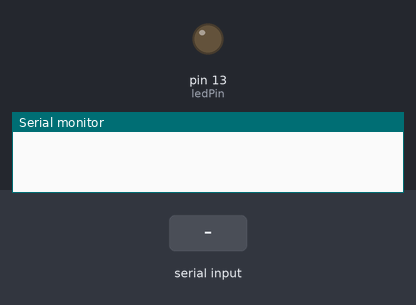
The sketch below on a simulated Arduino Uno, built with avr-gcc and run on an emulated ATmega328P. Parts: output pins drawn as LEDs (lit = HIGH), the last lines printed to the serial monitor. Inputs (shaded band) come from the test bench.

Above: at 1.2 s.
1.3 s: "H" received over the second serial link
At 1.9 s:
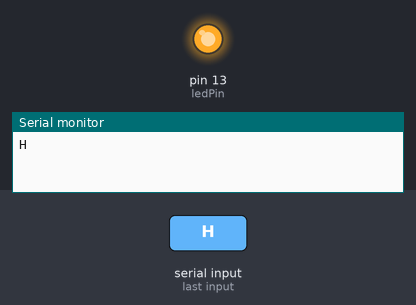
2.8 s: "L" received over the second serial link
At 3.1 s:
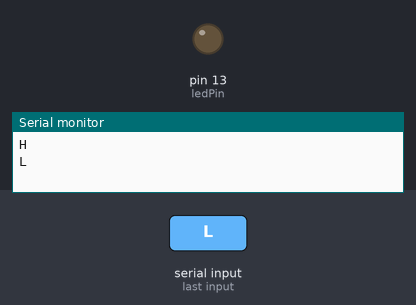
Timing chart, 0 to 5.8 s (numbered marks = the images above; inputs shaded):
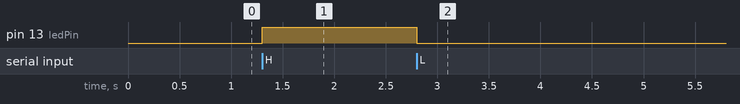

Measured:
- after the input at 1.3 s, pin 13 (ledPin): LOW → HIGH at once
- after the input at 2.8 s, pin 13 (ledPin): HIGH → LOW at once

The sketch:

XBee_SW_Serial_Receive.ino
```cpp
#include <SoftwareSerial.h>

SoftwareSerial xbee(2, 3);
const int ledPin = 13;
int incomingByte;

void setup() {
  Serial.begin(9600);
  xbee.begin(9600);
  pinMode(ledPin, OUTPUT);
}

void loop() {
  if (xbee.available() > 0) {
    incomingByte = xbee.read();
    if (incomingByte == 'H') {
      digitalWrite(ledPin, HIGH);
      Serial.println(char(incomingByte));
    }

    if (incomingByte == 'L') {
      digitalWrite(ledPin, LOW);
      Serial.println(char(incomingByte));
    }
  }
}
```
